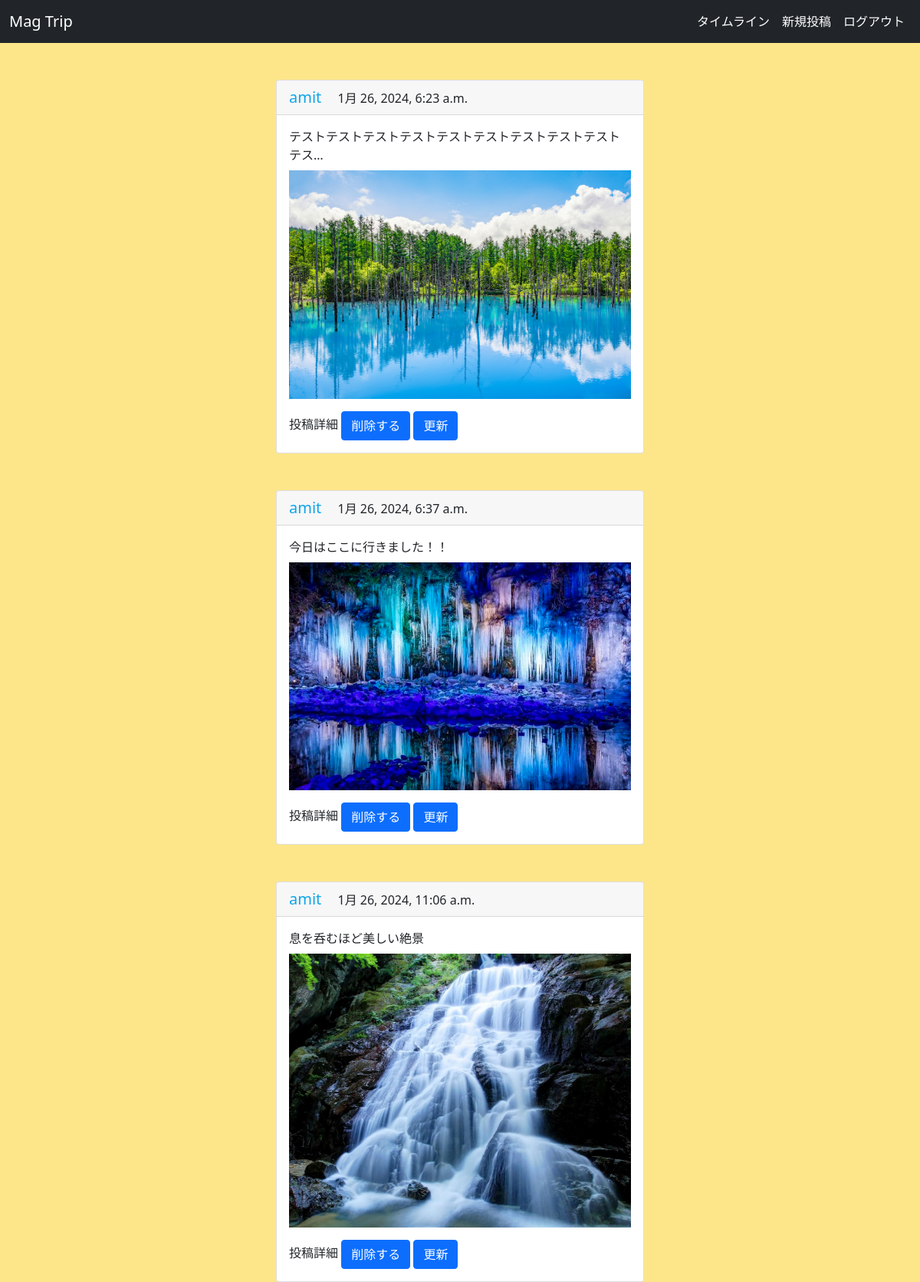
The page /userpost/14/ (signed in) on the database its author committed.
### timelines/models.py (models this page shows, shortened)
class Post(models.Model):
    user = models.ForeignKey(User, on_delete=models.CASCADE ,verbose_name = 'ユーザー')
    text = models.TextField(verbose_name = '本文')
    created_at = models.DateTimeField(auto_now_add=True, verbose_name = '投稿日時')
    image = models.ImageField(upload_to='media/%Y/%m/%d/',blank=True, null=True)

### accounts/models.py (models this page shows)
class User(AbstractUser):
    pass

### timelines/views.py (the view)
# urls.py: path('userpost/<int:user>/', views.UserPostView.as_view(), name = 'userpost'),
class UserPostView(ListView):
    template_name = 'userpost.html'
    def get_queryset(self):
        user_id = self.kwargs['user']
        queryset = Post.objects.filter(user = user_id)
        return queryset

### templates/userpost.html
{% extends 'base.html' %}
{% load static %}
{% block contents %}
{% for post in object_list %}
<div class="card mt-5" style="width:30rem">
    <div class="card-header ">
      <a href = '{% url "timelines:userpost" post.user.id %}' class = ' mr-4 text-xl text-sky-500'>
      {{ post.user }}
      </a>
      <span class = 'created_at'>{{ post.created_at }}</span>
    </div>
    <div class="card-body">
        <p class="card-text">{{ post.text|truncatechars:30 }}</p>
        <div class="mt-2 mb-3">
          <a href = '{% url "timelines:detail" post.pk %}'>
            <img src="{{ post.image }}" alt="post_image">
          </a>
        </div>
        <a href='{% url 'timelines:detail' post.pk %}' style="text-decoration: none;"  class="btn-auth">投稿詳細</a>
        {% if post.user == user %}
            <a href = '{% url 'timelines:delete' post.pk %}' class="btn btn-primary">削除する</a>
            <a href = '{% url 'timelines:update' post.pk %}' class="btn btn-primary">更新</a>
        {% endif %}
    </div>
</div>
{% endfor %}
{% endblock %}

### rows shown on the page
Post: user "amit", created_at "1月 26, 2024, 6:23 a.m.", text "テストテストテストテストテストテストテストテストテストテス…", image (picture), shows "削除する"
Post: user "amit", created_at "1月 26, 2024, 6:37 a.m.", text "今日はここに行きました！！", image (picture), shows "削除する"
Post: user "amit", created_at "1月 26, 2024, 11:06 a.m.", text "息を呑むほど美しい絶景", image (picture), shows "削除する"
